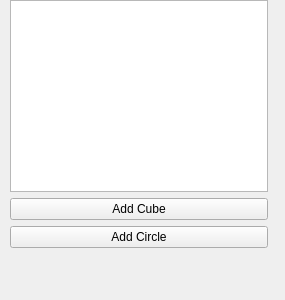
<?xml version="1.0" encoding="UTF-8"?>
<ui version="4.0">
 <class>HierarchyDock</class>
 <widget class="QWidget" name="HierarchyDock">
  <property name="geometry">
   <rect>
    <x>0</x>
    <y>0</y>
    <width>285</width>
    <height>300</height>
   </rect>
  </property>
  <property name="windowTitle">
   <string>Form</string>
  </property>
  <widget class="QWidget" name="layoutWidget">
   <property name="geometry">
    <rect>
     <x>10</x>
     <y>0</y>
     <width>258</width>
     <height>291</height>
    </rect>
   </property>
   <layout class="QVBoxLayout" name="verticalLayout">
    <item>
     <widget class="QListWidget" name="listWidget"/>
    </item>
    <item>
     <widget class="QPushButton" name="AddShape">
      <property name="text">
       <string>Add Cube</string>
      </property>
     </widget>
    </item>
    <item>
     <widget class="QPushButton" name="DestroyShape">
      <property name="text">
       <string>Add Circle</string>
      </property>
     </widget>
    </item>
    <item>
     <spacer name="verticalSpacer">
      <property name="orientation">
       <enum>Qt::Vertical</enum>
      </property>
      <property name="sizeHint" stdset="0">
       <size>
        <width>20</width>
        <height>40</height>
       </size>
      </property>
     </spacer>
    </item>
   </layout>
  </widget>
 </widget>
 <resources/>
 <connections/>
</ui>
